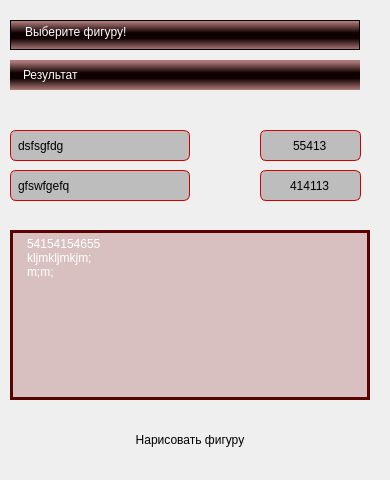
     <widget class="QWidget" name="Output">
      <widget class="QPlainTextEdit" name="plainTextEdit_figure_output">
       <property name="geometry">
        <rect>
         <x>10</x>
         <y>20</y>
         <width>350</width>
         <height>30</height>
        </rect>
       </property>
       <property name="contextMenuPolicy">
        <enum>Qt::NoContextMenu</enum>
       </property>
       <property name="styleSheet">
        <string notr="true">padding: 0px 10px;
background-color:qlineargradient(spread:reflect, x1:1, y1:0.522, x2:1, y2:0, stop:0.174129 rgba(15, 0, 0, 255), stop:0.890547 rgba(161, 100, 100, 218));
color: rgb(255, 255, 255);
selection-background-color: qlineargradient(spread:reflect, x1:1, y1:0.522, x2:1, y2:0, stop:0 rgba(102, 7, 0, 240), stop:0.80597 rgba(161, 100, 100, 218));

</string>
       </property>
       <property name="verticalScrollBarPolicy">
        <enum>Qt::ScrollBarAlwaysOff</enum>
       </property>
       <property name="horizontalScrollBarPolicy">
        <enum>Qt::ScrollBarAlwaysOff</enum>
       </property>
       <property name="readOnly">
        <bool>true</bool>
       </property>
       <property name="plainText">
        <string>Выберите фигуру!</string>
       </property>
      </widget>
      <widget class="QLabel" name="text_label_result">
       <property name="geometry">
        <rect>
         <x>10</x>
         <y>60</y>
         <width>350</width>
         <height>30</height>
        </rect>
       </property>
       <property name="styleSheet">
        <string notr="true">QLabel {
background-color: qlineargradient(spread:reflect, x1:1, y1:0.522, x2:1, y2:0, stop:0.174129 rgba(15, 0, 0, 255), stop:0.890547 rgba(161, 100, 100, 218));
color: rgb(255, 255, 255);
padding: 0px 10px

}</string>
       </property>
       <property name="text">
        <string>Результат</string>
       </property>
      </widget>
      <widget class="QGroupBox" name="groupBox_pageOutput">
       <property name="geometry">
        <rect>
         <x>0</x>
         <y>120</y>
         <width>381</width>
         <height>351</height>
        </rect>
       </property>
       <property name="styleSheet">
        <string notr="true">border: 0px</string>
       </property>
       <property name="title">
        <string/>
       </property>
       <widget class="QPushButton" name="paint_figure">
        <property name="geometry">
         <rect>
          <x>10</x>
          <y>300</y>
          <width>360</width>
          <height>40</height>
         </rect>
        </property>
        <property name="focusPolicy">
         <enum>Qt::StrongFocus</enum>
        </property>
        <property name="acceptDrops">
         <bool>false</bool>
        </property>
        <property name="autoFillBackground">
         <bool>false</bool>
        </property>
        <property name="styleSheet">
         <string notr="true"/>
        </property>
        <property name="text">
         <string>Нарисовать фигуру</string>
        </property>
        <property name="autoDefault">
         <bool>false</bool>
        </property>
        <property name="flat">
         <bool>true</bool>
        </property>
       </widget>
       <widget class="QLineEdit" name="lineEdit_page2_line1">
        <property name="enabled">
         <bool>false</bool>
        </property>
        <property name="geometry">
         <rect>
          <x>10</x>
          <y>10</y>
          <width>180</width>
          <height>31</height>
         </rect>
        </property>
        <property name="cursor">
         <cursorShape>PointingHandCursor</cursorShape>
        </property>
        <property name="tabletTracking">
         <bool>false</bool>
        </property>
        <property name="focusPolicy">
         <enum>Qt::WheelFocus</enum>
        </property>
        <property name="layoutDirection">
         <enum>Qt::LeftToRight</enum>
        </property>
        <property name="styleSheet">
         <string notr="true">QLineEdit {
background-color: rgb(189, 189, 189);
color: rgb(0, 0, 0);
selection-background-color: rgb(245, 229, 228);
selection-color: rgb(0, 0, 0);
border: 1px solid rgb(209, 0, 0);
border-radius: 6px;
padding: 5px

}

QLineEdit:focus {
background-color: rgb(225, 225, 225);

}
</string>
        </property>
        <property name="text">
         <string>dsfsgfdg</string>
        </property>
        <property name="frame">
         <bool>true</bool>
        </property>
        <property name="alignment">
         <set>Qt::AlignLeading|Qt::AlignLeft|Qt::AlignVCenter</set>
        </property>
        <property name="dragEnabled">
         <bool>false</bool>
        </property>
        <property name="readOnly">
         <bool>true</bool>
        </property>
        <property name="cursorMoveStyle">
         <enum>Qt::VisualMoveStyle</enum>
        </property>
        <property name="clearButtonEnabled">
         <bool>false</bool>
        </property>
       </widget>
       <widget class="QLineEdit" name="lineEdit_page2_line2">
        <property name="enabled">
         <bool>false</bool>
        </property>
        <property name="geometry">
         <rect>
          <x>10</x>
          <y>50</y>
          <width>180</width>
          <height>31</height>
         </rect>
        </property>
        <property name="cursor">
         <cursorShape>PointingHandCursor</cursorShape>
        </property>
        <property name="tabletTracking">
         <bool>false</bool>
        </property>
        <property name="focusPolicy">
         <enum>Qt::WheelFocus</enum>
        </property>
        <property name="layoutDirection">
         <enum>Qt::LeftToRight</enum>
        </property>
        <property name="styleSheet">
         <string notr="true">QLineEdit {
background-color: rgb(189, 189, 189);
color: rgb(0, 0, 0);
selection-background-color: rgb(245, 229, 228);
selection-color: rgb(0, 0, 0);
border: 1px solid rgb(209, 0, 0);
border-radius: 6px;
padding: 5px

}

QLineEdit:focus {
background-color: rgb(225, 225, 225);

}
</string>
        </property>
        <property name="text">
         <string>gfswfgefq</string>
        </property>
        <property name="frame">
         <bool>true</bool>
        </property>
        <property name="alignment">
         <set>Qt::AlignLeading|Qt::AlignLeft|Qt::AlignVCenter</set>
        </property>
        <property name="dragEnabled">
         <bool>false</bool>
        </property>
        <property name="readOnly">
         <bool>true</bool>
        </property>
        <property name="cursorMoveStyle">
         <enum>Qt::VisualMoveStyle</enum>
        </property>
        <property name="clearButtonEnabled">
         <bool>false</bool>
        </property>
       </widget>
       <widget class="QLineEdit" name="lineEdit_page2_line2_out">
        <property name="enabled">
         <bool>false</bool>
        </property>
        <property name="geometry">
         <rect>
          <x>260</x>
          <y>50</y>
          <width>101</width>
          <height>31</height>
         </rect>
        </property>
        <property name="styleSheet">
         <string notr="true">QLineEdit {
background-color: rgb(189, 189, 189);
color: rgb(0, 0, 0);
selection-background-color: rgb(245, 229, 228);
selection-color: rgb(0, 0, 0);
border: 1px solid rgb(209, 0, 0);
border-radius: 6px;
padding: 5px

}

QLineEdit:focus {
background-color: rgb(225, 225, 225);

}
</string>
        </property>
        <property name="text">
         <string>414113</string>
        </property>
        <property name="frame">
         <bool>true</bool>
        </property>
        <property name="alignment">
         <set>Qt::AlignCenter</set>
        </property>
        <property name="readOnly">
         <bool>true</bool>
        </property>
        <property name="cursorMoveStyle">
         <enum>Qt::VisualMoveStyle</enum>
        </property>
        <property name="clearButtonEnabled">
         <bool>false</bool>
        </property>
       </widget>
       <widget class="QLineEdit" name="lineEdit_page2_line1_out">
        <property name="enabled">
         <bool>false</bool>
        </property>
        <property name="geometry">
         <rect>
          <x>260</x>
          <y>10</y>
          <width>101</width>
          <height>31</height>
         </rect>
        </property>
        <property name="styleSheet">
         <string notr="true">QLineEdit {
background-color: rgb(189, 189, 189);
color: rgb(0, 0, 0);
selection-background-color: rgb(245, 229, 228);
selection-color: rgb(0, 0, 0);
border: 1px solid rgb(209, 0, 0);
border-radius: 6px;
padding: 5px

}

QLineEdit:focus {
background-color: rgb(225, 225, 225);

}
</string>
        </property>
        <property name="text">
         <string>55413</string>
        </property>
        <property name="frame">
         <bool>true</bool>
        </property>
        <property name="alignment">
         <set>Qt::AlignCenter</set>
        </property>
        <property name="readOnly">
         <bool>true</bool>
        </property>
        <property name="cursorMoveStyle">
         <enum>Qt::VisualMoveStyle</enum>
        </property>
        <property name="clearButtonEnabled">
         <bool>false</bool>
        </property>
       </widget>
       <widget class="QPlainTextEdit" name="plainTextEdit_page2_about_result">
        <property name="geometry">
         <rect>
          <x>10</x>
          <y>110</y>
          <width>360</width>
          <height>170</height>
         </rect>
        </property>
        <property name="contextMenuPolicy">
         <enum>Qt::NoContextMenu</enum>
        </property>
        <property name="styleSheet">
         <string notr="true">padding: 0px 10px;
background-color: rgba(127, 0, 0, 50);
color: rgb(255, 255, 255);
border: 3px solid rgb(90, 1, 1);
selection-background-color: rgba(129, 0, 0, 50);
</string>
        </property>
        <property name="frameShape">
         <enum>QFrame::NoFrame</enum>
        </property>
        <property name="frameShadow">
         <enum>QFrame::Plain</enum>
        </property>
        <property name="readOnly">
         <bool>true</bool>
        </property>
        <property name="plainText">
         <string>54154154655
kljmkljmkjm;
m;m;</string>
        </property>
       </widget>
      </widget>
     </widget>
